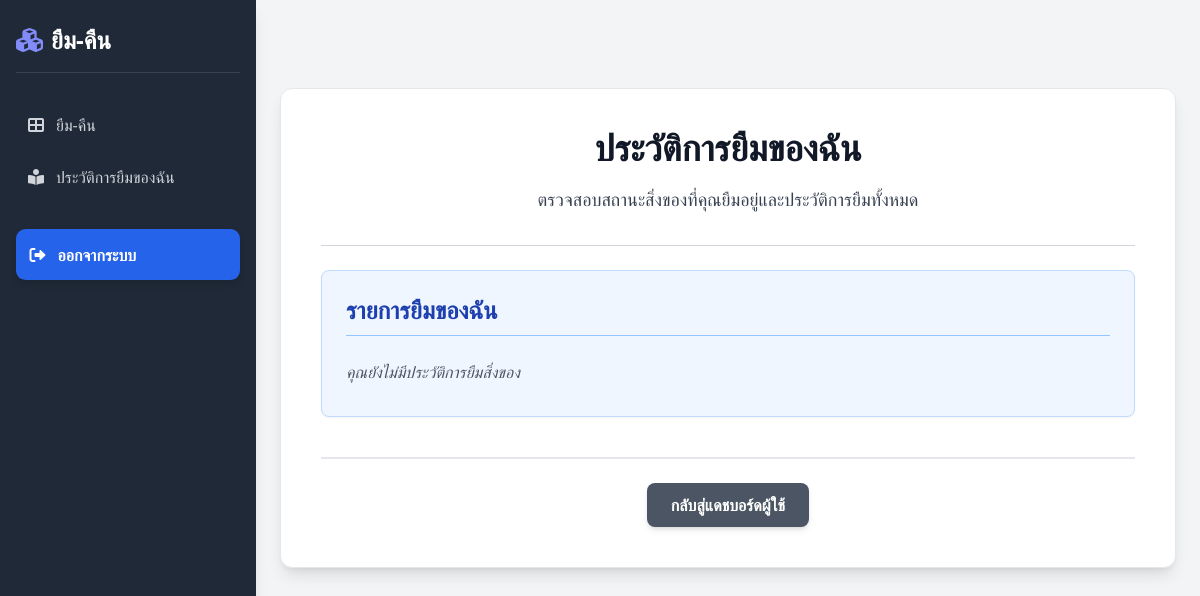
The app's page /my-borrowed-items/history/ (signed in), older data.
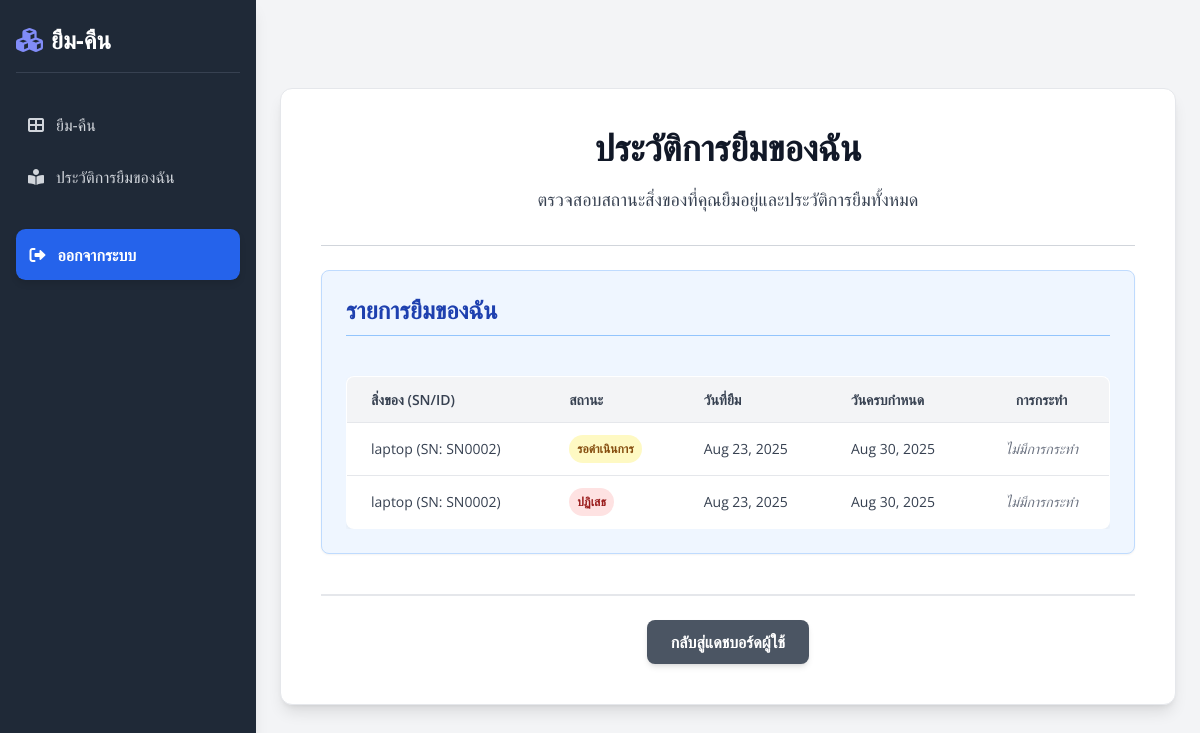
The same page, newer data.
### borrowing/models.py (models this page shows, shortened)
class Loan(models.Model):
    asset = models.ForeignKey(Asset, on_delete=models.CASCADE, verbose_name="อุปกรณ์") # เปลี่ยนจาก item เป็น asset
    borrower = models.ForeignKey(CustomUser, on_delete=models.CASCADE, verbose_name="ผู้ยืม")
    borrow_date = models.DateTimeField(auto_now_add=True, verbose_name="วันที่ยืม")
    due_date = models.DateField(verbose_name="กำหนดคืน") # ใช้ DateField สำหรับวันที่เท่านั้น
    return_date = models.DateTimeField(null=True, blank=True, verbose_name="วันที่คืน")
    STATUS_CHOICES = [
        ('pending', 'รอดำเนินการ'),
        ('approved', 'อนุมัติแล้ว'),
        ('returned', 'คืนแล้ว'),
        ('rejected', 'ถูกปฏิเสธ'),
        ('overdue', 'เกินกำหนด'),
    ]
    status = models.CharField(max_length=20, choices=STATUS_CHOICES, default='pending', verbose_name="สถานะ")
    reason = models.TextField(blank=True, verbose_name="เหตุผลการยืม") # เพิ่มฟิลด์เหตุผลการยืม
    class Meta:
        verbose_name = "รายการยืม"
        verbose_name_plural = "รายการยืม"
        ordering = ['-borrow_date']

class Asset(models.Model):
    item = models.ForeignKey(Item, on_delete=models.CASCADE, related_name='assets', verbose_name="ประเภทสิ่งของ")
    serial_number = models.CharField(max_length=255, blank=True, null=True, unique=True, verbose_name="หมายเลขซีเรียล")
    device_id = models.CharField(max_length=255, blank=True, null=True, unique=True, verbose_name="ID อุปกรณ์")
    location = models.CharField(max_length=255, blank=True, null=True, verbose_name="ตำแหน่ง")
    condition = models.CharField(max_length=255, blank=True, null=True, verbose_name="สภาพ")
    STATUS_CHOICES = [
        ('available', 'พร้อมใช้งาน'),
        ('on_loan', 'กำลังถูกยืม'),
        ('maintenance', 'บำรุงรักษา'),
        ('retired', 'ปลดระวาง'),
    ]
    status = models.CharField(max_length=20, choices=STATUS_CHOICES, default='available', verbose_name="สถานะ")
    class Meta:
        verbose_name = "อุปกรณ์"
        verbose_name_plural = "อุปกรณ์"

class Item(models.Model):
    organization = models.ForeignKey(Organization, on_delete=models.CASCADE, verbose_name="องค์กร")
    name = models.CharField(max_length=255, verbose_name="ชื่อประเภทสิ่งของ")
    description = models.TextField(blank=True, verbose_name="รายละเอียด")
    total_quantity = models.IntegerField(default=0, verbose_name="จำนวนทั้งหมด")
    available_quantity = models.IntegerField(default=0, verbose_name="จำนวนที่เหลืออยู่")
    image = models.ImageField(upload_to='item_images/', blank=True, null=True, verbose_name="รูปภาพสิ่งของ")
    item_type = models.CharField(max_length=100, blank=True, null=True, verbose_name="ประเภทสิ่งของ")
    added_at = models.DateTimeField(auto_now_add=True, verbose_name="วันที่เพิ่ม")
    class Meta:
        verbose_name = "ประเภทสิ่งของ"
        verbose_name_plural = "ประเภทสิ่งของ"
        unique_together = ('organization', 'name')

### users/views.py (the view)
# urls.py: path('my-borrowed-items/history/', views.my_borrowed_items_history, name='my_borrowed_items_history'),
@login_required
def my_borrowed_items_history(request):
    my_loans = Loan.objects.filter(borrower=request.user).order_by('-borrow_date')
    context = {
        'my_loans': my_loans,
    }
    return render(request, 'users/my_borrowed_items_history.html', context)

### users/context_processors.py (called while the page is built)
def unread_notifications_count(request):
    if request.user.is_authenticated:
        count = Notification.objects.filter(user=request.user, is_read=False).count()
        return {'unread_notifications_count': count}
    return {'unread_notifications_count': 0} # หากผู้ใช้ยังไม่ได้ล็อกอิน ให้ส่ง 0

### users/templates/users/my_borrowed_items_history.html (shortened to what the changed rows need)
{% extends 'users/base.html' %}
{% block content %}
<div class="bg-white p-6 md:p-8 lg:p-10 rounded-xl shadow-lg max-w-4xl mx-auto my-8 border border-gray-200">
    <h1 class="text-3xl md:text-4xl font-extrabold text-gray-900 mb-4 text-center">ประวัติการยืมของฉัน</h1>
    <div class="mb-10 p-6 bg-blue-50 rounded-lg shadow-sm border border-blue-200">
        <h2 class="text-2xl font-bold text-blue-800 mb-4 border-b pb-2 border-blue-300">รายการยืมของฉัน</h2>
        {% if my_loans %}
            <div class="overflow-x-auto">
                <table class="min-w-full bg-white rounded-lg overflow-hidden border border-gray-200">
                    <thead>
                        <tr class="bg-gray-100 text-gray-700 uppercase text-sm leading-normal">
                            <th class="py-3 px-6 text-left font-semibold">สิ่งของ (SN/ID)</th>
                            <th class="py-3 px-6 text-left font-semibold">สถานะ</th>
                            <th class="py-3 px-6 text-left font-semibold">วันที่ยืม</th>
                            <th class="py-3 px-6 text-left font-semibold">วันครบกำหนด</th>
                            <th class="py-3 px-6 text-center font-semibold">การกระทำ</th>
                        </tr>
                    </thead>
                    <tbody class="text-gray-700 text-sm">
                        {% for loan in my_loans %}
                            <tr class="border-b border-gray-200 hover:bg-gray-50 transition duration-150 ease-in-out">
                                <td class="py-3 px-6 text-left whitespace-nowrap">
                                    {{ loan.asset.item.name }}
                                    {% if loan.asset.serial_number %}
                                        (SN: {{ loan.asset.serial_number }})
                                    {% elif loan.asset.device_id %}
                                        (ID: {{ loan.asset.device_id }})
                                    {% endif %}
                                </td>
                                <td class="py-3 px-6 text-left">
                                    {% if loan.status == 'approved' %}
                                        <span class="px-2 py-1 inline-flex text-xs leading-5 font-semibold rounded-full bg-green-100 text-green-800">อนุมัติ</span>
                                    {% elif loan.status == 'pending' %}
                                        <span class="px-2 py-1 inline-flex text-xs leading-5 font-semibold rounded-full bg-yellow-100 text-yellow-800">รอดำเนินการ</span>
                                    {% elif loan.status == 'returned' %}
                                        <span class="px-2 py-1 inline-flex text-xs leading-5 font-semibold rounded-full bg-gray-100 text-gray-800">คืนแล้ว</span>
                                    {% elif loan.status == 'rejected' %}
                                        <span class="px-2 py-1 inline-flex text-xs leading-5 font-semibold rounded-full bg-red-100 text-red-800">ปฏิเสธ</span>
                                    {% elif loan.status == 'overdue' %}
                                        <span class="px-2 py-1 inline-flex text-xs leading-5 font-semibold rounded-full bg-purple-100 text-purple-800">เกินกำหนด</span>
                                    {% endif %}
                                </td>
                                <td class="py-3 px-6 text-left">{{ loan.borrow_date|default_if_none:"N/A"|date:"M d, Y" }}</td>
                                <td class="py-3 px-6 text-left">{{ loan.due_date|date:"M d, Y" }}</td>
                                <td class="py-3 px-6 text-center">
                                    {% if loan.status == 'approved' %}
                                        <a href="{% url 'return_item' loan.id %}" class="bg-green-600 hover:bg-green-700 text-white text-sm font-semibold py-2 px-4 rounded-lg transition duration-300 transform hover:scale-105 shadow-md">คืน</a>
                                    {% else %}
                                        <span class="text-gray-500 text-sm italic">ไม่มีการกระทำ</span>
                                    {% endif %}
                                </td>
                            </tr>
                        {% endfor %}
                    </tbody>
                </table>
            </div>
        {% else %}
            <p class="text-gray-600 italic py-2">คุณยังไม่มีประวัติการยืมสิ่งของ</p>
        {% endif %}
    </div>
</div>
{% endblock content %}

Row changes from the older to the newer data that the page shows:
added Loan: asset.item.name "laptop", asset.serial_number "SN0002", status "รอดำเนินการ", borrow_date "Aug 23, 2025", due_date "Aug 30, 2025"
added Loan: asset.item.name "laptop", asset.serial_number "SN0002", status "ปฏิเสธ", borrow_date "Aug 23, 2025", due_date "Aug 30, 2025"
Text that changed along with them:
text no longer shown: "คุณยังไม่มีประวัติการยืมสิ่งของ"
text now shown: "สิ่งของ (SN/ID) สถานะ วันที่ยืม วันครบกำหนด การกระทำ"
